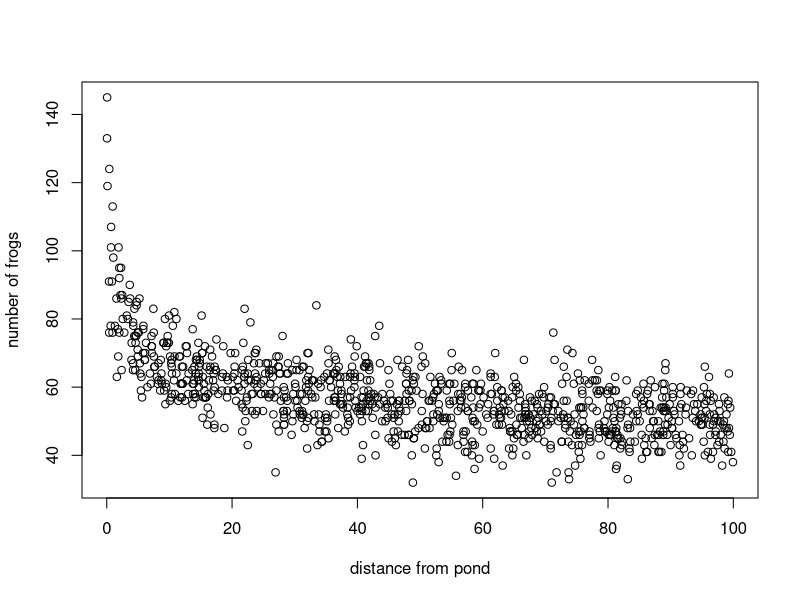

Here is the R script that generated this plot:
## ---- chunk 1
knitr::opts_chunk$set(echo = TRUE)
## ---- chunk 2
myData <- read.csv('frogs.csv')

plot(myData$predictor, myData$response, xlab = "distance from pond", ylab = "number of frogs")

